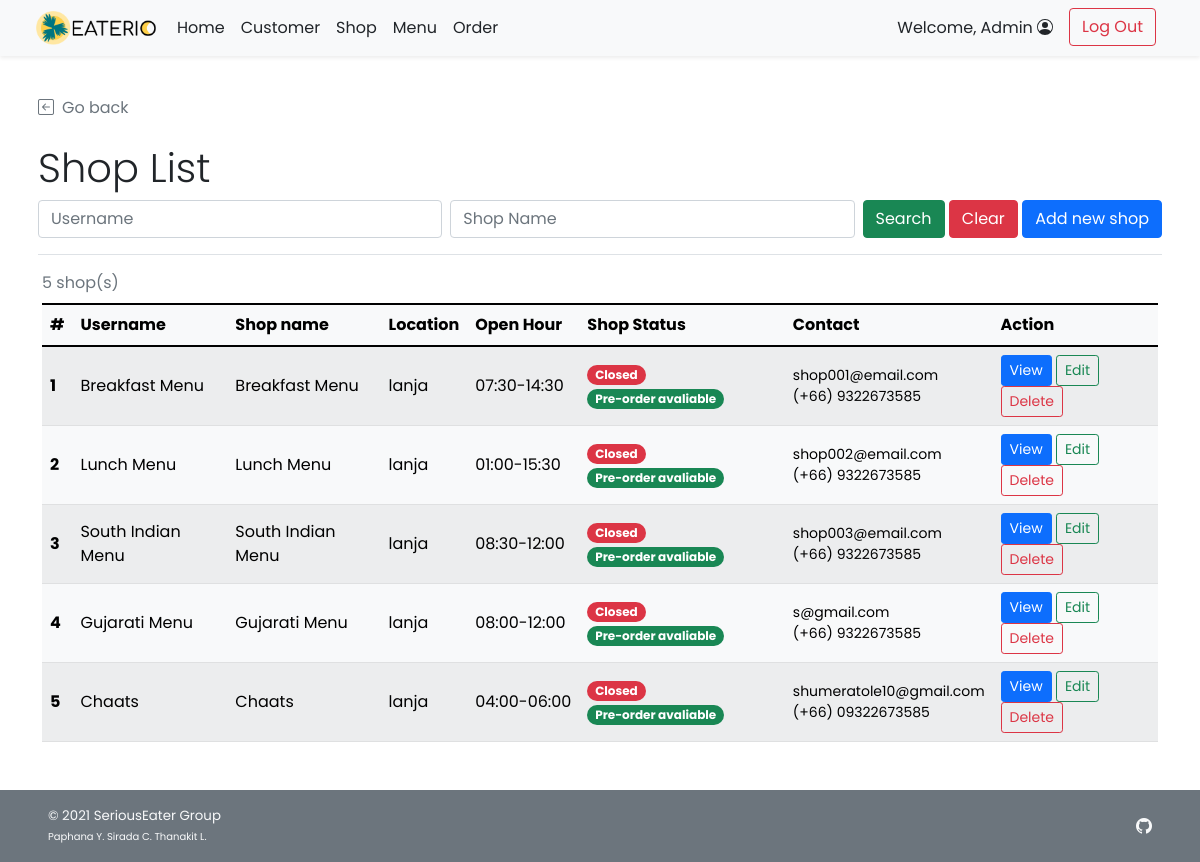
The page /admin/admin_shop_list.php (signed in) on the database its author committed.
### tables this page shows
CREATE TABLE `shop` (
  `s_id` int(11) NOT NULL,
  `s_username` varchar(45) NOT NULL,
  `s_pwd` varchar(45) NOT NULL,
  `s_name` varchar(100) NOT NULL,
  `s_location` varchar(100) NOT NULL,
  `s_openhour` time NOT NULL,
  `s_closehour` time NOT NULL,
  `s_status` tinyint(4) NOT NULL DEFAULT 1 COMMENT 'Shop ready for taking an order or not (True for open, False for close)',
  `s_preorderStatus` tinyint(4) NOT NULL DEFAULT 1 COMMENT 'Shop is ready for tomorrow pre-order or not',
  `s_email` varchar(100) NOT NULL,
  `s_phoneno` varchar(45) NOT NULL,
  `s_pic` text DEFAULT NULL
);

### admin/admin_shop_list.php (the view, shortened to what this page needs)
<!DOCTYPE html>
<html lang="en" class="h-100">
<head>
    <?php
        include("../conn_db.php");
        include('../head.php');
    ?>
    <link href="../css/main.css" rel="stylesheet">
</head>
<body class="d-flex flex-column h-100">
    <?php include('nav_header_admin.php')?>
    <div class="container p-2 pb-0" id="admin-dashboard">
        <div class="mt-4 border-bottom">
            <a class="nav nav-item text-decoration-none text-muted mb-2" href="#" onclick="history.back();">
                <i class="bi bi-arrow-left-square me-2"></i>Go back
            </a>
            <h2 class="pt-3 display-6">Shop List</h2>
            <form class="form-floating mb-3" method="GET" action="admin_shop_list.php">
                <div class="row g-2">
                    <div class="col">
                        <input type="text" class="form-control" id="username" name="un" placeholder="Username"
                            <?php if(isset($_GET["search"])){?>value="<?php echo $_GET["un"];?>" <?php } ?>>
                    </div>
                    <div class="col">
                        <input type="text" class="form-control" id="shopname" name="sn" placeholder="Shop Name"
                            <?php if(isset($_GET["search"])){?>value="<?php echo $_GET["sn"];?>" <?php } ?>>
                    </div>
                    <div class="col-auto">
                        <button type="submit" name="search" value="1" class="btn btn-success">Search</button>
                        <button type="reset" class="btn btn-danger"
                            onclick="javascript: window.location='admin_shop_list.php'">Clear</button>
                        <a href="admin_shop_add.php" class="btn btn-primary">Add new shop</a>
                    </div>
                </div>
            </form>
        </div>
    </div>
    <div class="container pt-2" id="cust-table">
        <?php
            if(!isset($_GET["search"])){
                $search_query = "SELECT s_id,s_username,s_name,s_location,s_openhour,s_closehour,s_status,s_preorderstatus,s_email,s_phoneno FROM shop;";
            }else{
                $search_un=$_GET["un"];
                $search_sn=$_GET["sn"];
                $search_query = "SELECT s_id,s_username,s_name,s_location,s_openhour,s_closehour,s_status,s_preorderstatus,s_email,s_phoneno FROM shop
                WHERE s_username LIKE '%{$search_un}%' AND s_name LIKE '%{$search_sn}%';";
            }
            $search_result = $mysqli -> query($search_query);
            $search_numrow = $search_result -> num_rows;
            if($search_numrow == 0){
        ?>
        <div class="row">
            <div class="col mt-2 ms-2 p-2 bg-danger text-white rounded text-start">
                <svg xmlns="http://www.w3.org/2000/svg" width="16" height="16" fill="currentColor"
                    class="bi bi-x-circle ms-2" viewBox="0 0 16 16">
                    <path d="M8 15A7 7 0 1 1 8 1a7 7 0 0 1 0 14zm0 1A8 8 0 1 0 8 0a8 8 0 0 0 0 16z" />
                    <path
                        d="M4.646 4.646a.5.5 0 0 1 .708 0L8 7.293l2.646-2.647a.5.5 0 0 1 .708.708L8.707 8l2.647 2.646a.5.5 0 0 1-.708.708L8 8.707l-2.646 2.647a.5.5 0 0 1-.708-.708L7.293 8 4.646 5.354a.5.5 0 0 1 0-.708z" />
                </svg><span class="ms-2 mt-2">No shop found!</span>
                <a href="admin_shop_list.php" class="text-white">Clear Search Result</a>
            </div>
        </div>
        <?php } else{ ?>
        <div class="table-responsive">
        <table class="table rounded-5 table-light table-striped table-hover align-middle caption-top mb-5">
            <caption><?php echo $search_numrow;?> shop(s) <?php if(isset($_GET["search"])){?><br /><a
                    Result</a><?php } ?></caption>
            <thead class="bg-light">
                <tr>
                    <th scope="col">#</th>
                    <th scope="col">Username</th>
                    <th scope="col">Shop name</th>
                    <th scope="col">Location</th>
                    <th scope="col">Open Hour</th>
                    <th scope="col">Shop Status</th>
                    <th scope="col">Contact</th>
                    <th scope="col">Action</th>
                </tr>
            </thead>
            <tbody>
                <?php $i=1; while($row = $search_result -> fetch_array()){ ?>
                <tr>
                    <th><?php echo $i++;?></th>
                    <td><?php echo $row["s_username"];?></td>
                    <td><?php echo $row["s_name"];?></td>
                    <td class="text-wrap"><?php echo $row["s_location"];?></td>
                    <td>
                        <?php
                            $oh_arr = explode(":",$row["s_openhour"]);
                            $ch_arr = explode(":",$row["s_closehour"]);
                            $oh_hm = $oh_arr[0].":".$oh_arr[1];
                            $ch_hm = $ch_arr[0].":".$ch_arr[1];
                            echo $oh_hm."-".$ch_hm;
                        ?>
                    </td>
                    <td>
                        <?php
                            $now = date('H:i:s');
                            if((($now < $row["s_openhour"])||($now > $row["s_closehour"]))||($row["s_status"]==0)){
                        ?>
                        <span class="badge rounded-pill bg-danger">Closed</span>
                        <?php }else{ ?>
                        <span class="badge rounded-pill bg-success">Open</span>
                        <?php }
                            if($row["s_preorderstatus"]==1){
                        ?>
                        <span class="badge rounded-pill bg-success">Pre-order avaliable</span>
                        <?php }else{ ?>
                        <span class="badge rounded-pill bg-danger">Pre-order Unavaliable</span>
                        <?php } ?>
                    </td>
                    <td class="small"><?php echo $row["s_email"];?><br/><?php echo "(+66) ".$row["s_phoneno"];?></td>
                    <td>
                        <a href="admin_shop_detail.php?s_id=<?php echo $row["s_id"]?>"
                            class="btn btn-sm btn-primary">View</a>
                        <a href="admin_shop_edit.php?s_id=<?php echo $row["s_id"]?>"
                            class="btn btn-sm btn-outline-success">Edit</a>
                        <a href="admin_shop_delete.php?s_id=<?php echo $row["s_id"]?>"
                            class="btn btn-sm btn-outline-danger">Delete</a>
                    </td>
                </tr>
                <?php } ?>
            </tbody>
        </table>
        </div>
        <?php }
        ?>
    </div>
    <footer
        class="footer d-flex flex-wrap justify-content-between align-items-center px-5 py-3 mt-auto bg-secondary text-light">
        <span class="smaller-font">&copy; 2021 SeriousEater Group<br /><span class="xsmall-font">Paphana Y. Sirada C.
                Thanakit L.</span></span>
        <ul class="nav justify-content-end list-unstyled d-flex">
            <li class="ms-3"><a class="text-light" target="_blank" href="https://github.com/waterthatfrozen/EATERIO"><i
                        class="bi bi-github"></i></a></li>
        </ul>
    </footer>
</body>
</html>

### css/main.css (style rules this page uses)
html { height: 100%; }
body { height: 100%; padding-top: 4rem; margin-bottom: -50px; font-family: 'Poppins', 'Noto Sans Thai', sans-serif; }
a { cursor: pointer; }
.bi { vertical-align: -.125em; fill: currentColor; }
.smaller-font { font-size: smaller; }
.xsmall-font { font-size: x-small; }

### rows shown on the page
shop: s_username "Breakfast Menu", s_name "Breakfast Menu", s_location "lanja", s_openhour "07:30", s_closehour "14:30", shows "Closed", s_preorderStatus "Pre-order avaliable", s_email "shop001@email.com", s_phoneno "9322673585"
shop: s_username "Lunch Menu", s_name "Lunch Menu", s_location "lanja", s_openhour "01:00", s_closehour "15:30", shows "Closed", s_preorderStatus "Pre-order avaliable", s_email "shop002@email.com", s_phoneno "9322673585"
shop: s_username "South Indian Menu", s_name "South Indian Menu", s_location "lanja", s_openhour "08:30", s_closehour "12:00", shows "Closed", s_preorderStatus "Pre-order avaliable", s_email "shop003@email.com", s_phoneno "9322673585"
shop: s_username "Gujarati Menu", s_name "Gujarati Menu", s_location "lanja", s_openhour "08:00", s_closehour "12:00", shows "Closed", s_preorderStatus "Pre-order avaliable", s_email "s@gmail.com", s_phoneno "9322673585"
shop: s_username "Chaats", s_name "Chaats", s_location "lanja", s_openhour "04:00", s_closehour "06:00", shows "Closed", s_preorderStatus "Pre-order avaliable", s_email "shumeratole10@gmail.com", s_phoneno "09322673585"

### other values the page prints
$_SESSION['firstname'] "Admin"
$search_numrow "5"
